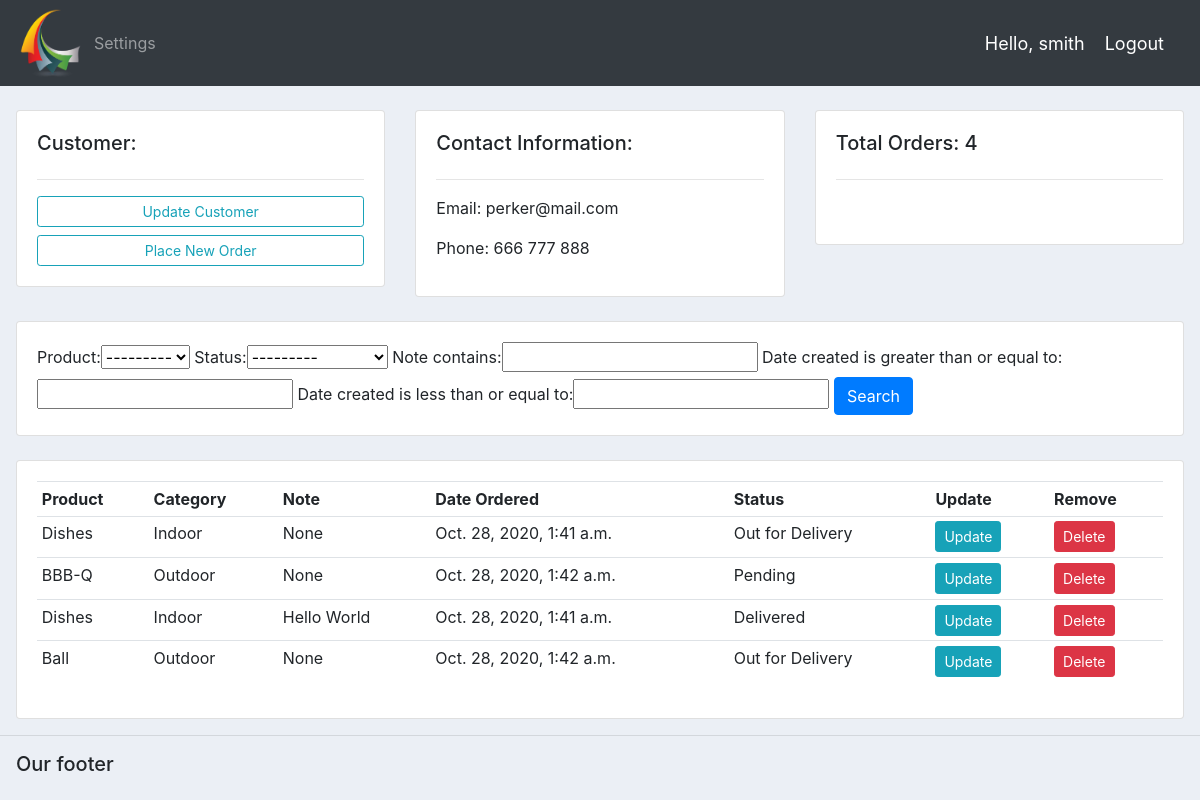
The page /customers/2/ (signed in) on the database its author committed.
### accounts/models.py (models this page shows, shortened)
class Customer(models.Model):
    user = models.OneToOneField(User, null=True, blank=True, on_delete=models.CASCADE)
    name = models.CharField(max_length=200, null=True)
    phone = models.CharField(max_length=200, null=True)
    email = models.CharField(max_length=200, null=True)
    profile_pic = models.ImageField(default="images.png", null=True, blank=True)
    date_created = models.DateTimeField(auto_now_add=True, null=True)

class Order(models.Model):
    STATUS = (  ('Pending', 'Pending'),
                ('Out for Delivery', 'Out for Delivery'),
                ('Delivered', 'Delivered')
             )
    customer = models.ForeignKey(Customer, null=True, on_delete=models.SET_NULL)
    product = models.ForeignKey(Product, null=True, on_delete=models.SET_NULL)
    date_created = models.DateTimeField(auto_now_add=True, null=True)
    status = models.CharField(max_length=200, null=True, choices=STATUS)
    note = models.CharField(max_length=1000, null=True)

class Product(models.Model):
    CATEGORY = (    ('Indoor', 'Indoor'),
                    ('Outdoor', 'Outdoor')
               )
    name = models.CharField(max_length=200, null=True)
    price = models.CharField(max_length=200, null=True)
    category = models.CharField(max_length=200, null=True, choices=CATEGORY)
    description = models.CharField(max_length=200, null=True, blank=True)
    date_created = models.DateTimeField(auto_now_add=True, null=True)
    tags = models.ManyToManyField(Tag)
    def __str__(self):
        return self.name

### accounts/views.py (the view)
# urls.py: path('customers/<str:pk_test>/', views.customers, name='customers'),
@login_required(login_url='login')
def customers(request, pk_test):
    customer = Customer.objects.get(id=pk_test)
    orders = customer.order_set.all()
    total_orders = orders.count()
    myFilter = OrderFilter(request.GET, queryset=orders)
    orders = myFilter.qs
    context = {'customer':customer, 'orders':orders, 'total_orders':total_orders,
    'myFilter':myFilter}
    return render(request, 'accounts/customers.html', context)

### accounts/templates/accounts/customers.html
{% extends 'accounts/main.html' %}
{% block content %}
<br>
<div class="row pl-3 pr-3">
  <div class="col-md">
    <div class="card card-body">
      <h5>Customer:</h5>
      <hr>
      <a class="btn btn-outline-info btn-sm btn-block" href="">
        Update Customer
      </a>
      <a class="btn btn-outline-info btn-sm btn-block" href="{% url 'create_order' customer.id %}">
        Place New Order
      </a>
    </div>
  </div>
  <div class="col-md">
    <div class="card card-body">
      <h5>Contact Information:</h5>
      <hr>
      <p>Email: {{customer.email}}</p>
      <p>Phone: {{customer.phone}}</p>
    </div>
  </div>
  <div class="col-md">
    <div class="card card-body">
      <h5>Total Orders: {{total_orders}}</h5>
      <hr>
      <h1 style="text-align: center; padding: 10px"></h1>
    </div>
  </div>
</div>
<br>
<div class="row pl-3 pr-3">
  <div class="col">
    <div class="card card-body">
      <form class="get">
        {{myFilter.form}}
        <button class="btn btn-primary" type="submit">Search</button>
      </form>
    </div>
  </div>
</div>
<br>
<div class="row pl-3 pr-3">
  <div class="col-md">
    <div class="card card-body">
      <table class="table table-sm">
        <tr>
          <th>Product</th>
          <th>Category</th>
          <th>Note</th>
          <th>Date Ordered</th>
          <th>Status</th>
          <th>Update</th>
          <th>Remove</th>
        </tr>
        {% for order in orders %}
        <tr>
          <td>{{order.product.name}}</td>
          <td>{{order.product.category}}</td>
          <td>{{order.note}}</td>
          <td>{{order.product.date_created}}</td>
          <td>{{order.status}}</td>
          <td><a class="btn btn-sm btn-info" href="{% url 'update_order' order.id %}">Update</a></td>
          <td><a class="btn btn-sm btn-danger" href="{% url 'delete_order' order.id %}">Delete</a></td>
        </tr>
        {% endfor %}
      </table>
    </div>
  </div>
</div>
{% endblock %}

### accounts/templates/accounts/navbar.html (shortened to what this page needs)
{% load static %}
<nav class="navbar navbar-expand-lg navbar-dark bg-dark">
  <img src="{% static 'images/logo.png' %}" height="70px" width="70px" alt="">
  <div class="collapse navbar-collapse" id="navbarNav">
    <ul class="navbar-nav">
      {% if request.user.is_staff %}
      <li class="nav-item active">
        <a class="nav-link" href=" {% url 'home' %} ">Dashboard<span class="sr-only">(current)</span></a>
      </li>
      <li class="nav-item">
        <a class="nav-link" href="{% url 'products' %}">Products</a>
      </li>
      {% else %}
       <li class="nav-item">
        <a class="nav-link" href="{% url 'account' %}">Settings</a>
      </li>
      {% endif %}
    </ul>
  </div>
  <span class="hello_msg">Hello, {{request.user}}</span>
  <span><a class="hello_msg" href="{% url 'logout' %}">Logout</a></span>
</nav>

### static/css/main.css (style rules this page uses)
body { background-color: #ebeff5; }

### accounts/templates/accounts/navbar.html (style rules this page uses)
.hello_msg { font-size: 18px; color: #fff; margin-right: 20px; }

### rows shown on the page
Customer: email "perker@mail.com", phone "666 777 888"
Order: product.name "Dishes", product.category "Indoor", note "None", product.date_created "Oct. 28, 2020, 1:41 a.m.", status "Out for Delivery"
Order: product.name "BBB-Q", product.category "Outdoor", note "None", product.date_created "Oct. 28, 2020, 1:42 a.m.", status "Pending"
Order: product.name "Dishes", product.category "Indoor", note "Hello World", product.date_created "Oct. 28, 2020, 1:41 a.m.", status "Delivered"
Order: product.name "Ball", product.category "Outdoor", note "None", product.date_created "Oct. 28, 2020, 1:42 a.m.", status "Out for Delivery"

### other values the page prints
{{ request.user }} "smith"
{{ total_orders }} "4"
